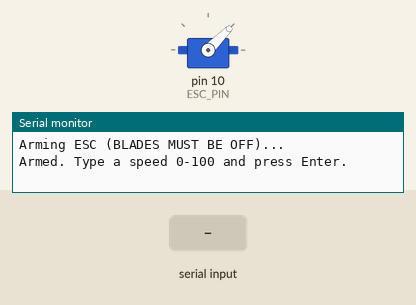
The sketch below on a simulated Arduino Uno, built with avr-gcc and run on an emulated ATmega328P. On the bench: servo, the last lines printed to the serial monitor. Inputs (shaded band) come from the test bench.

Above: at 4.2 s.
4.3 s: "30,150\n" received over Serial
At 7.1 s:
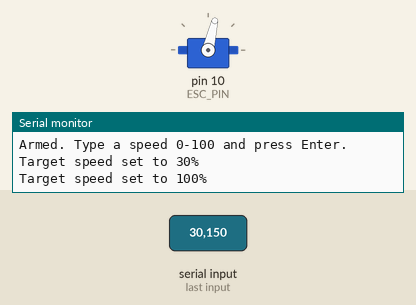
7.3 s: "90,45\n" received over Serial
At 9.4 s:
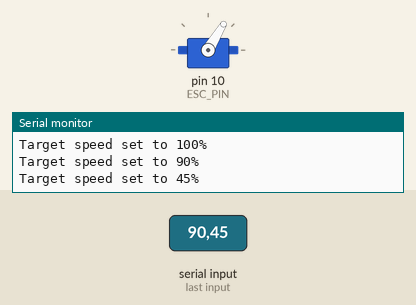
10.3 s: "90\n" received over Serial
At 12.7 s:
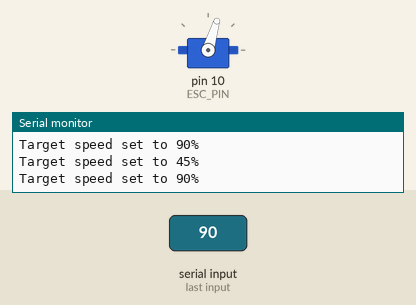
Timing chart, 0 to 14.2 s (numbered marks = the images above; inputs shaded):
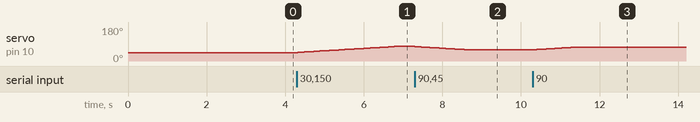

The sketch:

04_esc_fan_ramp_test.ino
```cpp
/*
  TEST 4: SimonK 30A ESC + A2212 1000KV BLDC fan motor (Arduino Uno).

  !!! SAFETY: REMOVE THE FAN BLADES BEFORE RUNNING THIS TEST. !!!

  Wiring:
    ESC Thin White (signal) -> Uno D10
    ESC Thin Black (signal GND) -> common star ground (also tied to Uno GND)
    ESC Thick Red  -> 12V adapter (+)
    ESC Thick Black -> common star ground
    ESC Thin RED (BEC +5V) -> NOT CONNECTED, taped off/insulated
    ESC Blue phase wires (U,V,W) -> the 3 A2212 wires, any order (swap any two to reverse)
  Power: the 12V adapter only. A USB power bank cannot run the ESC/BLDC.

  How to use:
    Power on. The ESC arms for 3 seconds (you should hear beeps).
    Open Serial Monitor at 115200 baud, line ending = Newline.
    Type a speed 0-100 and press Enter. The motor should ramp to that speed smoothly over about
    2.5 seconds for a full 0->100 change.

    The output is capped at 1350us (35% of the ESC's full range) to protect the shared 12V 5A
    supply. Type "0" to return to idle/stop.
*/

#include <Servo.h>
#include <math.h>

constexpr uint8_t ESC_PIN = 10;

constexpr uint16_t ESC_MIN_US = 1000;
constexpr uint16_t ESC_MAX_US = 1350;  // hard cap, see bldc_speed_control_handoff.md
constexpr float SLEW_PERCENT_PER_SEC = 40.0f;
constexpr uint32_t UPDATE_MS = 20;

Servo esc;
static float targetPercent = 0.0f;
static float outputPercent = 0.0f;
static uint32_t lastUpdateMs = 0;

void setup() {
  Serial.begin(115200);

  Serial.println(F("Arming ESC (BLADES MUST BE OFF)..."));
  esc.writeMicroseconds(ESC_MIN_US);  // first pulse = minimum throttle, never the 1500 us default
  esc.attach(ESC_PIN, 500, 2500);
  delay(3000);
  lastUpdateMs = millis();
  Serial.println(F("Armed. Type a speed 0-100 and press Enter."));
}

void loop() {
  if (Serial.available()) {
    const long v = Serial.parseInt();
    while (Serial.available()) Serial.read();
    targetPercent = constrain((float)v, 0.0f, 100.0f);
    Serial.print(F("Target speed set to "));
    Serial.print(targetPercent, 0);
    Serial.println('%');
  }

  const uint32_t now = millis();
  if (now - lastUpdateMs < UPDATE_MS) return;
  float dt = (now - lastUpdateMs) / 1000.0f;
  lastUpdateMs = now;
  dt = constrain(dt, 0.0f, 0.25f);

  const float maxStep = SLEW_PERCENT_PER_SEC * dt;
  outputPercent += constrain(targetPercent - outputPercent, -maxStep, maxStep);

  const uint16_t pulseUs = ESC_MIN_US + (uint16_t)lroundf((ESC_MAX_US - ESC_MIN_US) * (outputPercent / 100.0f));
  esc.writeMicroseconds(pulseUs);
}
```

Measured:
- after the input at 4.3 s, servo on pin 10 (ESC_PIN): moves from 45° to 77° over 2.5 s, starting at once
- after the input at 7.3 s, servo on pin 10 (ESC_PIN): moves from 77° to 59° over 1.3 s, starting at once
- after the input at 10.3 s, servo on pin 10 (ESC_PIN): moves from 59° to 73° over 1.0 s, starting at once
